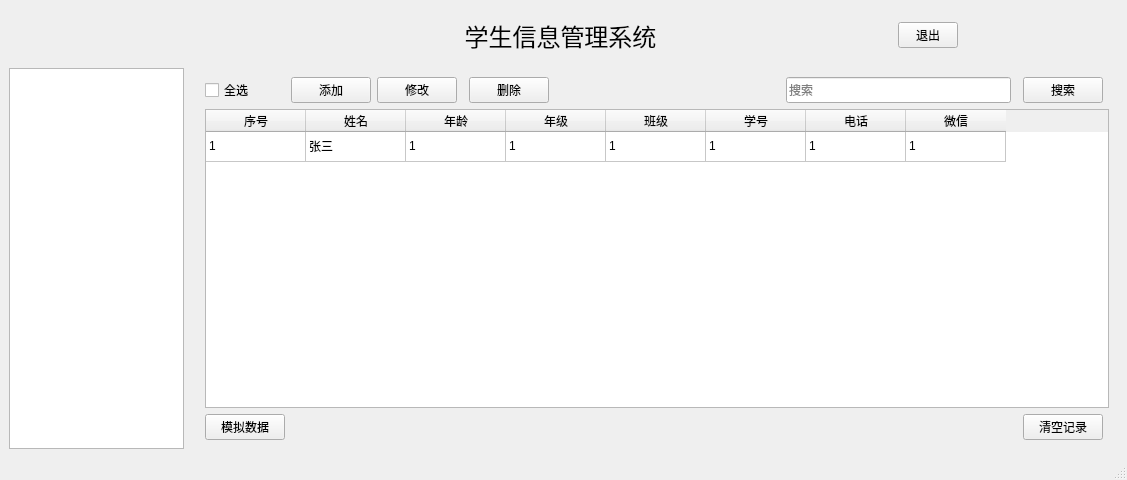
<?xml version="1.0" encoding="UTF-8"?>
<ui version="4.0">
 <class>MainWindow</class>
 <widget class="QMainWindow" name="MainWindow">
  <property name="geometry">
   <rect>
    <x>0</x>
    <y>0</y>
    <width>1127</width>
    <height>480</height>
   </rect>
  </property>
  <property name="minimumSize">
   <size>
    <width>1127</width>
    <height>480</height>
   </size>
  </property>
  <property name="windowTitle">
   <string>学生信息管理系统</string>
  </property>
  <property name="windowIcon">
   <iconset resource="res.qrc">
    <normaloff>:/student.png</normaloff>:/student.png</iconset>
  </property>
  <property name="toolTip">
   <string>这是学生管理</string>
  </property>
  <property name="styleSheet">
   <string notr="true"/>
  </property>
  <widget class="QWidget" name="centralwidget">
   <property name="styleSheet">
    <string notr="true"/>
   </property>
   <layout class="QGridLayout" name="gridLayout_3">
    <item row="0" column="0" colspan="3">
     <widget class="QWidget" name="widget" native="true">
      <layout class="QGridLayout" name="gridLayout_2" columnstretch="1,1,1">
       <item row="0" column="1">
        <widget class="QLabel" name="label_2">
         <property name="font">
          <font>
           <pointsize>18</pointsize>
          </font>
         </property>
         <property name="text">
          <string>学生信息管理系统</string>
         </property>
         <property name="alignment">
          <set>Qt::AlignCenter</set>
         </property>
        </widget>
       </item>
       <item row="0" column="2">
        <widget class="QWidget" name="widget_2" native="true">
         <layout class="QGridLayout" name="gridLayout">
          <property name="leftMargin">
           <number>0</number>
          </property>
          <property name="topMargin">
           <number>0</number>
          </property>
          <property name="rightMargin">
           <number>0</number>
          </property>
          <property name="bottomMargin">
           <number>0</number>
          </property>
          <property name="spacing">
           <number>0</number>
          </property>
          <item row="1" column="2">
           <widget class="QPushButton" name="exe">
            <property name="maximumSize">
             <size>
              <width>60</width>
              <height>16777215</height>
             </size>
            </property>
            <property name="styleSheet">
             <string notr="true"/>
            </property>
            <property name="text">
             <string>退出</string>
            </property>
            <property name="main_btn_exit" stdset="0">
             <string>main</string>
            </property>
           </widget>
          </item>
         </layout>
        </widget>
       </item>
       <item row="0" column="0">
        <spacer name="horizontalSpacer">
         <property name="orientation">
          <enum>Qt::Horizontal</enum>
         </property>
         <property name="sizeHint" stdset="0">
          <size>
           <width>201</width>
           <height>20</height>
          </size>
         </property>
        </spacer>
       </item>
      </layout>
     </widget>
    </item>
    <item row="1" column="0">
     <widget class="QTreeWidget" name="treeWidget">
      <property name="maximumSize">
       <size>
        <width>175</width>
        <height>16777215</height>
       </size>
      </property>
      <property name="styleSheet">
       <string notr="true"/>
      </property>
      <attribute name="headerVisible">
       <bool>false</bool>
      </attribute>
      <column>
       <property name="text">
        <string notr="true">1</string>
       </property>
      </column>
     </widget>
    </item>
    <item row="1" column="2">
     <widget class="QStackedWidget" name="stackedWidget">
      <property name="currentIndex">
       <number>1</number>
      </property>
      <widget class="QWidget" name="page"/>
      <widget class="QWidget" name="page_2">
       <layout class="QGridLayout" name="gridLayout_4">
        <item row="0" column="5">
         <spacer name="horizontalSpacer_2">
          <property name="orientation">
           <enum>Qt::Horizontal</enum>
          </property>
          <property name="sizeHint" stdset="0">
           <size>
            <width>20</width>
            <height>20</height>
           </size>
          </property>
         </spacer>
        </item>
        <item row="0" column="4">
         <widget class="QPushButton" name="btn_del">
          <property name="styleSheet">
           <string notr="true"/>
          </property>
          <property name="text">
           <string>删除</string>
          </property>
          <property name="main_btn" stdset="0">
           <string>main</string>
          </property>
         </widget>
        </item>
        <item row="0" column="1">
         <widget class="QPushButton" name="btn_add">
          <property name="styleSheet">
           <string notr="true"/>
          </property>
          <property name="text">
           <string>添加</string>
          </property>
          <property name="main_btn" stdset="0">
           <string>main</string>
          </property>
         </widget>
        </item>
        <item row="0" column="2">
         <widget class="QPushButton" name="btn_update">
          <property name="styleSheet">
           <string notr="true"/>
          </property>
          <property name="text">
           <string>修改</string>
          </property>
          <property name="main_btn" stdset="0">
           <string>main</string>
          </property>
         </widget>
        </item>
        <item row="3" column="0">
         <widget class="QPushButton" name="btn_simulation">
          <property name="styleSheet">
           <string notr="true"/>
          </property>
          <property name="text">
           <string>模拟数据</string>
          </property>
          <property name="main_btn" stdset="0">
           <string>main</string>
          </property>
         </widget>
        </item>
        <item row="0" column="6">
         <widget class="QLineEdit" name="le_search">
          <property name="maximumSize">
           <size>
            <width>300</width>
            <height>50</height>
           </size>
          </property>
          <property name="toolTip">
           <string>11</string>
          </property>
          <property name="placeholderText">
           <string>搜索</string>
          </property>
         </widget>
        </item>
        <item row="0" column="0">
         <widget class="QCheckBox" name="checkBox">
          <property name="text">
           <string>全选</string>
          </property>
         </widget>
        </item>
        <item row="0" column="8">
         <widget class="QPushButton" name="btn_search">
          <property name="styleSheet">
           <string notr="true"/>
          </property>
          <property name="text">
           <string>搜索</string>
          </property>
          <property name="main_btn" stdset="0">
           <string>main</string>
          </property>
         </widget>
        </item>
        <item row="3" column="1">
         <widget class="QLabel" name="lb_cnt">
          <property name="text">
           <string/>
          </property>
         </widget>
        </item>
        <item row="2" column="0" colspan="10">
         <widget class="QTableWidget" name="tableWidget">
          <property name="styleSheet">
           <string notr="true"/>
          </property>
          <attribute name="horizontalHeaderShowSortIndicator" stdset="0">
           <bool>false</bool>
          </attribute>
          <attribute name="horizontalHeaderStretchLastSection">
           <bool>false</bool>
          </attribute>
          <attribute name="verticalHeaderVisible">
           <bool>false</bool>
          </attribute>
          <row>
           <property name="text">
            <string>1</string>
           </property>
          </row>
          <column>
           <property name="text">
            <string>序号</string>
           </property>
          </column>
          <column>
           <property name="text">
            <string>姓名</string>
           </property>
          </column>
          <column>
           <property name="text">
            <string>年龄</string>
           </property>
          </column>
          <column>
           <property name="text">
            <string>年级</string>
           </property>
          </column>
          <column>
           <property name="text">
            <string>班级</string>
           </property>
          </column>
          <column>
           <property name="text">
            <string>学号</string>
           </property>
          </column>
          <column>
           <property name="text">
            <string>电话</string>
           </property>
          </column>
          <column>
           <property name="text">
            <string>微信</string>
           </property>
          </column>
          <item row="0" column="0">
           <property name="text">
            <string>1</string>
           </property>
          </item>
          <item row="0" column="1">
           <property name="text">
            <string>张三</string>
           </property>
          </item>
          <item row="0" column="2">
           <property name="text">
            <string>1</string>
           </property>
          </item>
          <item row="0" column="3">
           <property name="text">
            <string>1</string>
           </property>
          </item>
          <item row="0" column="4">
           <property name="text">
            <string>1</string>
           </property>
          </item>
          <item row="0" column="5">
           <property name="text">
            <string>1</string>
           </property>
          </item>
          <item row="0" column="6">
           <property name="text">
            <string>1</string>
           </property>
          </item>
          <item row="0" column="7">
           <property name="text">
            <string>1</string>
           </property>
          </item>
         </widget>
        </item>
        <item row="3" column="8">
         <widget class="QPushButton" name="btn_clear">
          <property name="text">
           <string>清空记录</string>
          </property>
          <property name="main_btn" stdset="0">
           <string>main</string>
          </property>
         </widget>
        </item>
       </layout>
      </widget>
     </widget>
    </item>
   </layout>
  </widget>
  <widget class="QMenuBar" name="menubar">
   <property name="geometry">
    <rect>
     <x>0</x>
     <y>0</y>
     <width>1127</width>
     <height>21</height>
    </rect>
   </property>
  </widget>
  <widget class="QStatusBar" name="statusbar"/>
 </widget>
 <resources>
  <include location="res.qrc"/>
 </resources>
 <connections/>
</ui>
